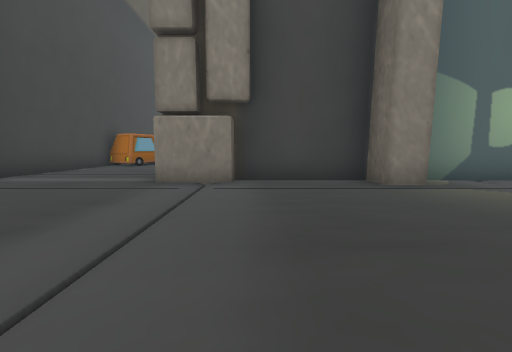
view 1 (above)

24 first-person views from a walk through a scene from a Unity 3-D project. The camera is 1.5 m above the floor, tilts 6° down and sees 90° across. The floor is counted in squares, 2 m on a side. Each view is taken from the middle of a square. On the plan, view 1 faces up. The plan holds only what a view shows up to about 9 squares ahead; the rest is blank. The place goes on beyond the plan. The player is left out. Some surface patterns are stand-ins.

view 2
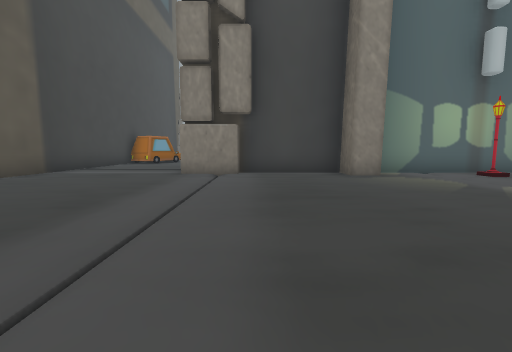

view 3
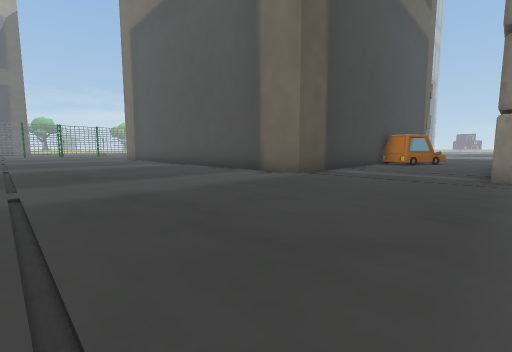

view 4
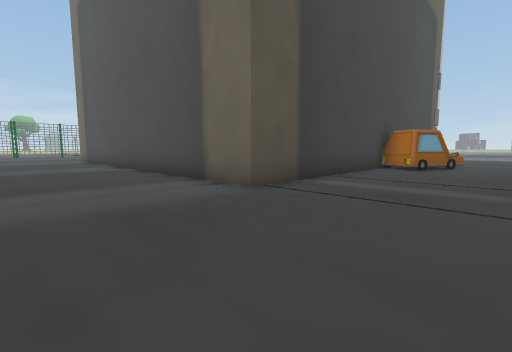

view 5
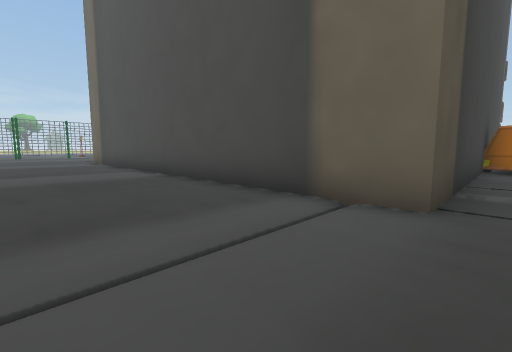

view 6
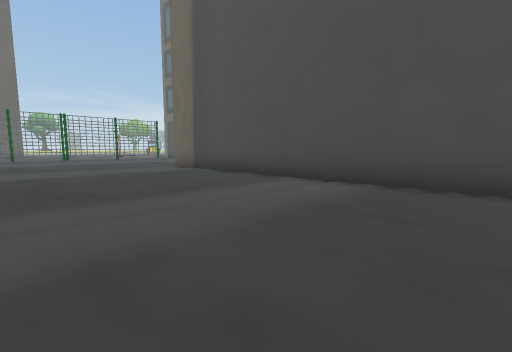

view 7
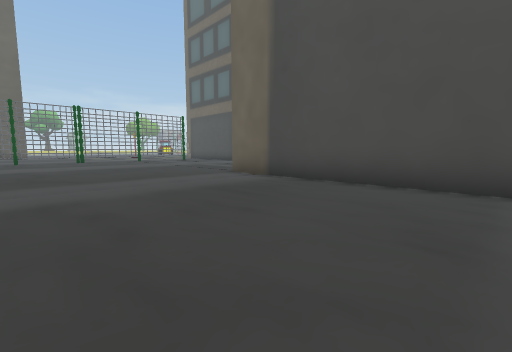

view 8
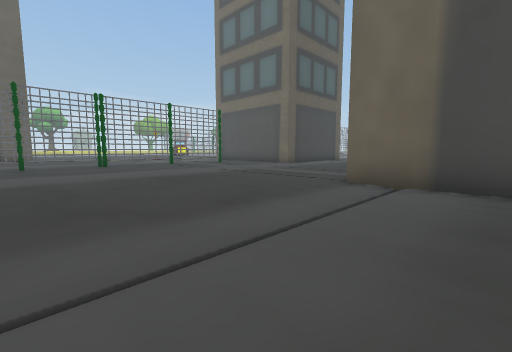

view 9
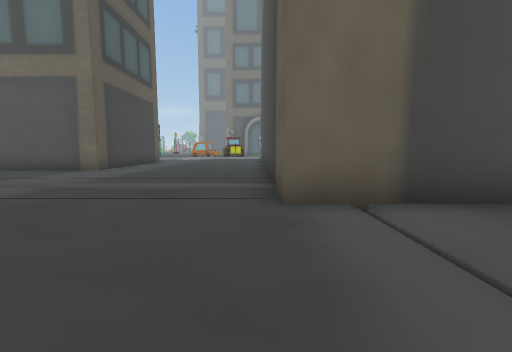

view 10
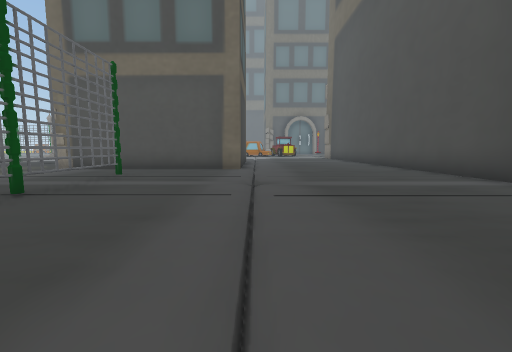

view 11
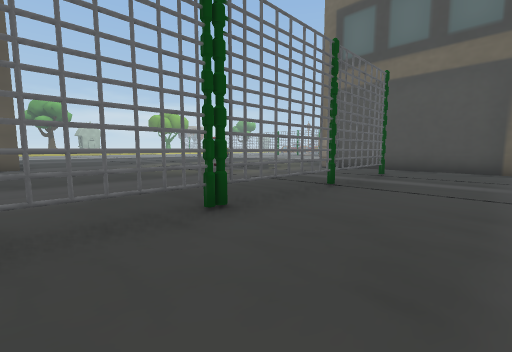

view 12
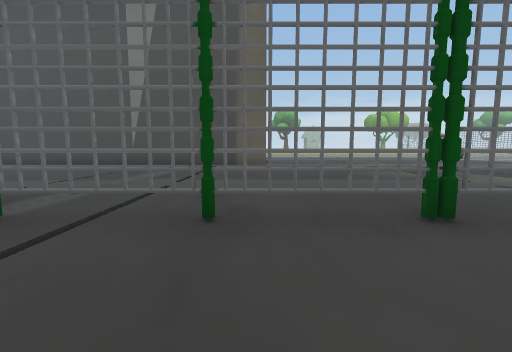

view 13
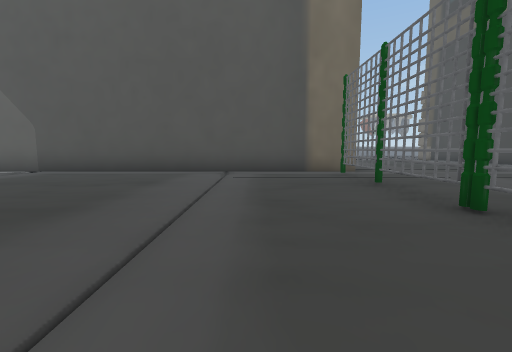

view 14
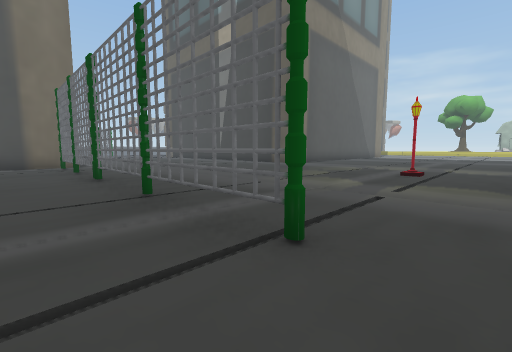

view 15
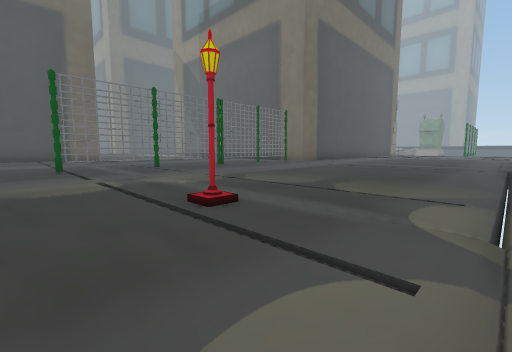

view 16
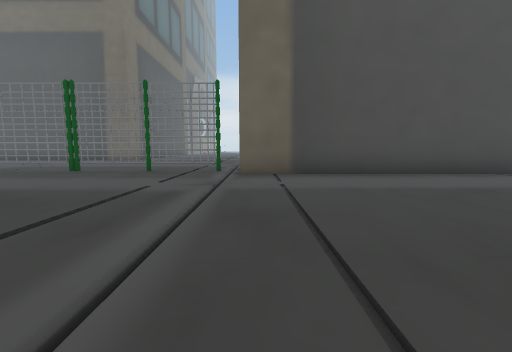

view 17
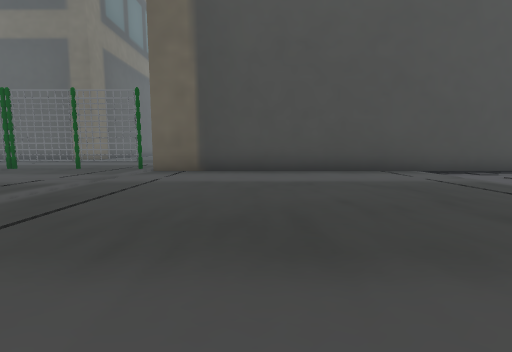

view 18
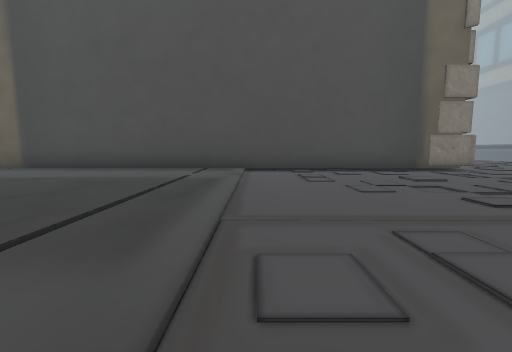

view 19
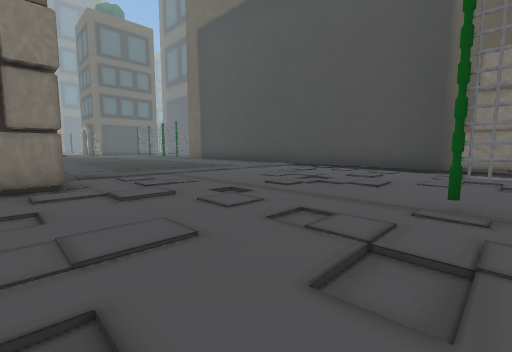

view 20
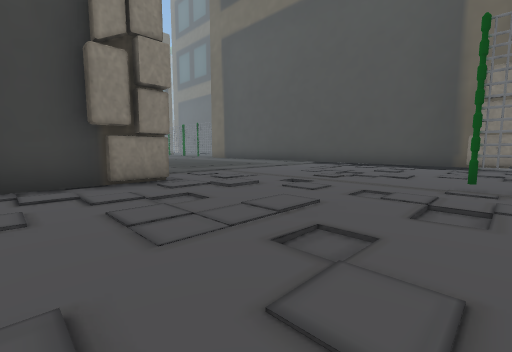

view 21
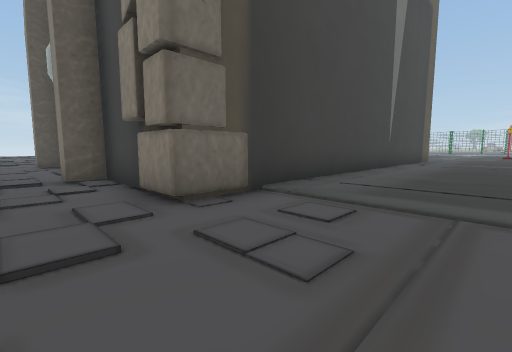

view 22
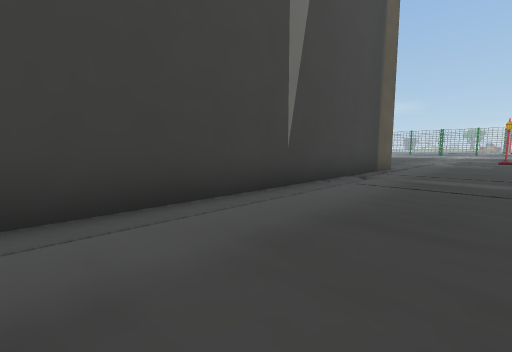

view 23
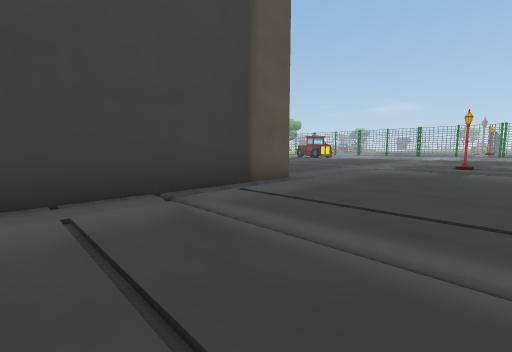

view 24
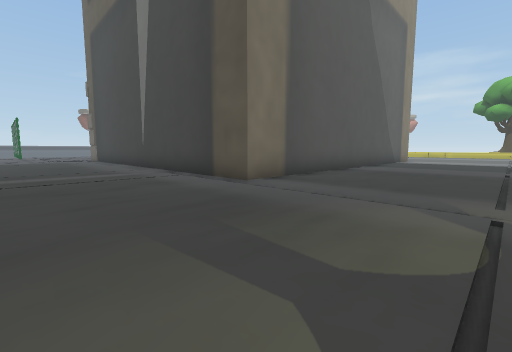

### Floor plan
Key: @ floor where view 1 was taken; # wall or solid block; . main floor; - floor 0.25 m lower than the main floor; / step, stairs or slope; H house; O other object.
Columns run from 43 left of view 1 to 7 right of it. Each row starts with its distance up from view 1.
 11                H                    #.O..
 10         .#HHHHHH......#             #....
  9    ...................#             #....
  8    ...................#             #....
  7    ...O.....#.........#             #.... #########
  6    .........#...//////#             #....##///#....
  5 ............#.........###############...../.......O
  4 ............#............................./.......
  3 ............#............................./......
  2 ............#............................./.....
  1 ............#............................./....
  0 ####........#............................./@..
 -1    #........#............................./...
 -2    #........#..........      ............. .
 -3   ##............////////
 -4   #.........#############
 -5   #.........#
 -6   #.........#
 -7   #.........#
 -8   #.........#
 -9   #.........#
-10   #.........#
-11   #.........#
-12   #.........#
-13   #---------#
-14 ###---------#
-15 ---.--------#
-16 ----./-----.#
-17 ---------.--#
-18 ---.--------#
-19 .----------.#
-20 ---//-#----.#

Where each view was taken, in squares from view 1:
view 1: 0 up, 0 right, facing up
view 2: 2 down, 0 right, facing up
view 3: 2 down, 2 left, facing up-left
view 4: 1 up, 3 left, facing up-left
view 5: 1 up, 6 left, facing up-left
view 6: 1 down, 11 left, facing up-left
view 7: 1 down, 15 left, facing up-left
view 8: 1 down, 19 left, facing up-left
view 9: 1 up, 22 left, facing up
view 10: 1 up, 27 left, facing up
view 11: 0 up, 28 left, facing up-left
view 12: 0 up, 28 left, facing left
view 13: 5 up, 28 left, facing down
view 14: 9 up, 29 left, facing down-left
view 15: 9 up, 40 left, facing down-right
view 16: 4 down, 39 left, facing right
view 17: 7 down, 40 left, facing right
view 18: 13 down, 40 left, facing right
view 19: 20 down, 41 left, facing up-right
view 20: 20 down, 43 left, facing up-right
view 21: 16 down, 37 left, facing up-left
view 22: 10 down, 37 left, facing up-left
view 23: 5 down, 36 left, facing up-left
view 24: 5 up, 36 left, facing down-left
